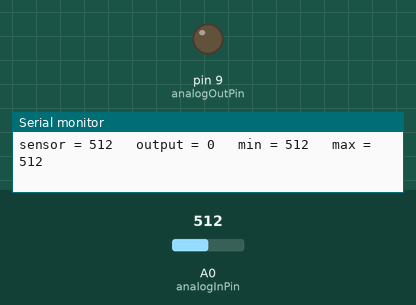
The sketch below on a simulated Arduino Uno, built with avr-gcc and run on an emulated ATmega328P. On the bench: output pins drawn as LEDs (lit = HIGH), the last lines printed to the serial monitor. The inputs (shaded band) are chosen by the test bench; at power-on: A0 (analogInPin) = 512.

Above: at 1.2 s.
1.3 s: A0 (analogInPin) set to 504
At 2.5 s:
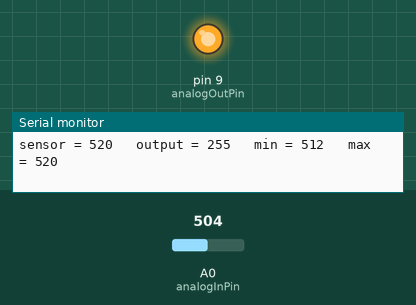
2.8 s: A0 (analogInPin) set to 511
At 3.9 s:
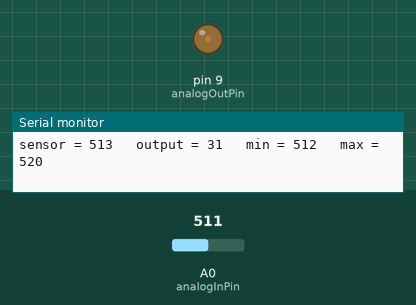
5.8 s: A0 (analogInPin) set to 490
At 6.5 s:
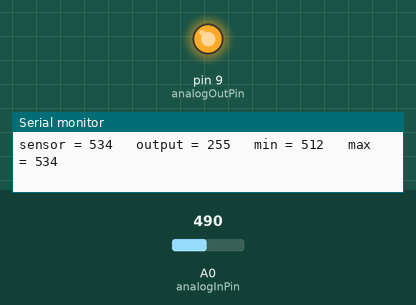
Timing chart, 0 to 8.8 s (numbered marks = the images above; inputs shaded):
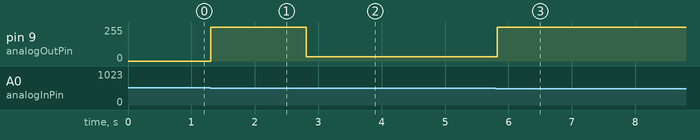

The sketch:

AudioRithmics.ino
```cpp
// These constants won't change.  They're used to give names
// to the pins used:
const int analogInPin = A0;  // Analog input pin that the potentiometer is attached to
const int analogOutPin = 9; // Analog output pin that the LED is attached to

int sensorValue = 0;        // value read from the pot
int outputValue = 0;        // value output to the PWM (analog out)
boolean DEBUG = true;
int DELAY = 5;

void setup() {
  // initialize serial communications at 9600 bps:
  if (DEBUG)
    Serial.begin(9600);

    if (DEBUG)
      DELAY = 25;
}

int minAudio = 1024;
int maxAudio = 0;
int minCount = 0;
int outCount = 0;
int outCount2 = 0;

void loop() {
  // read the analog in value:
  sensorValue = 1024 - analogRead(analogInPin);

  minCount++;

  if (minCount < 200 && sensorValue < minAudio)
  {
      minCount = 0;
      minAudio = sensorValue;
  }

  if (sensorValue > maxAudio)
  {
      maxAudio = sensorValue;
  }

  // map it to the range of the analog out:
  outputValue = constrain(map(sensorValue, minAudio, maxAudio, 0, 255), 0, 255);

  if (outputValue > 40)
      outCount++;
  else
      outCount = 0;

  if (abs(maxAudio - minAudio) > 8 && outCount > 500/DELAY)
  {
    if (DEBUG)
      Serial.println("minAudio++;" );
    minAudio++;
    outCount = 0;
  }

  if (outputValue < 180)
      outCount2++;
  else
      outCount2 = 0;

  if (abs(maxAudio - minAudio) > 8 && outCount2 > 500/DELAY)
  {
    maxAudio--;
    outCount2 = 0;
    if (DEBUG)
      Serial.println("maxAudio--;" );

  }

  // change the analog out value:
  analogWrite(analogOutPin, outputValue);

  // print the results to the serial monitor:
  if (DEBUG)
  {
  Serial.print("sensor = " );
  Serial.print(sensorValue);
  Serial.print("\t output = ");
  Serial.print(outputValue);
  Serial.print("\t min = ");
  Serial.print(minAudio);
  Serial.print("\t max = ");
  Serial.println(maxAudio);
  }
  // wait 2 milliseconds before the next loop
  // for the analog-to-digital converter to settle
  // after the last reading:
  delay(DELAY);
}
```

Measured:
- the behaviour switches between 512 and 511 on A0 (analogInPin) (found by bisection; images 0 and 1)
- after the input at 1.3 s, pin 9 (analogOutPin): 0/255 → 255/255 at once
- after the input at 2.8 s, pin 9 (analogOutPin): 255/255 → 31/255 at once
- after the input at 5.8 s, pin 9 (analogOutPin): 31/255 → 255/255 at once
